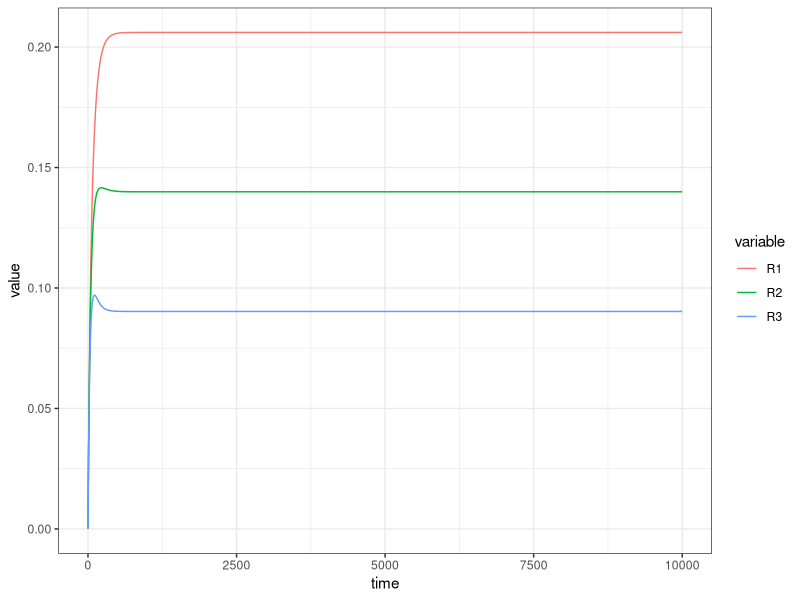
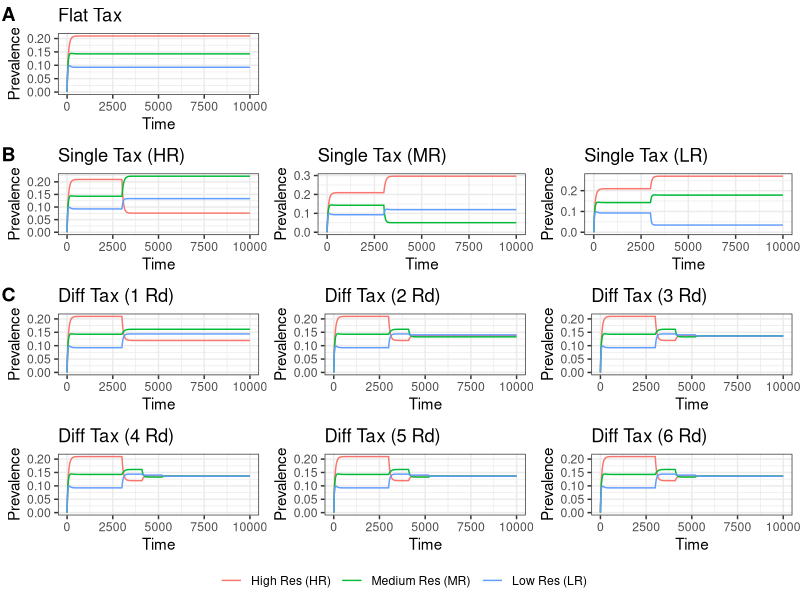

Recreate these plots in R, in order.
library("deSolve"); library("ggplot2"); library("reshape2"); library("ggpubr")
rm(list=ls())

# ODEs --------------------------------------------------------------------

amr <- function(t, y, parms, sigma_use1, sigma_use2, sigma_use3) {
  with(as.list(c(y, parms)), {
    
    #Specify the time-varying functions
    
    sigma_use1 <- sigma_func1(t)
    sigma_use2 <- sigma_func2(t)
    sigma_use3 <- sigma_func3(t)
    
    #ODES Below
    
    dX = lambda - lambda*X - beta*X*(Wt + R1*c1 + R2*c2 + R3*c3 + R12*c12 + R13*c13 + R23*c23 + R123*c123) +
      r_wt*Wt*(1 - (sigma_use1 + sigma_use2 + sigma_use3)) + r_r*R1*(1-(sigma_use2 + sigma_use3)) + r_r*R2*(1-(sigma_use1 + sigma_use3)) + r_r*R3*(1-(sigma_use1 + sigma_use2)) +
      r_rr*R12*(1-sigma_use3) + r_rr*R13*(1-sigma_use2) + r_rr*R23*(1-sigma_use1) + 
      r_rrr*R123 + 
      r_t*(1-rho)*(Wt*(sigma_use1 + sigma_use2 + sigma_use3) + R1*(sigma_use2 + sigma_use3) + 
                     R2*(sigma_use1 + sigma_use3) + R3*(sigma_use1 + sigma_use2) + 
                     R12*sigma_use3 + R13*sigma_use2 + R23*sigma_use1)
    
    dWt = - lambda*Wt + beta*X*Wt - r_wt*Wt*(1 - (sigma_use1 + sigma_use2 + sigma_use3)) - r_t*Wt*(1-rho)*(sigma_use1 + sigma_use2 + sigma_use3) +
      eta_rw*(R1 + R2 + R3 + R12 + R13 + R23 + R123)*(1 - (sigma_use1 + sigma_use2 + sigma_use3)) - 
      eta_wr*Wt*rho*(sigma_use1 + sigma_use2 + sigma_use3)
    
    dR1 = - lambda*R1 + beta*X*R1*c1 - r_t*(1-rho)*(sigma_use2 + sigma_use3)*R1 - r_r*(1-(sigma_use2 + sigma_use3))*R1 - eta_rr*R1*rho*sigma_use2 -
      eta_rr*R1*rho*sigma_use3 - eta_rw*R1*(1 - (sigma_use1 + sigma_use2 + sigma_use3)) + eta_wr*rho*Wt*sigma_use1
    
    dR2 = - lambda*R2 + beta*X*R2*c2 - r_t*(1-rho)*(sigma_use1 + sigma_use3)*R2 - r_r*(1-(sigma_use1 + sigma_use3))*R2 - eta_rr*R2*rho*sigma_use1 -
      eta_rr*R2*rho*sigma_use3 - eta_rw*R2*(1 - (sigma_use1 + sigma_use2 + sigma_use3)) + eta_wr*rho*Wt*sigma_use2
    
    dR3 = - lambda*R3 + beta*X*R3*c3 - r_t*(1-rho)*(sigma_use1 + sigma_use2)*R3 - r_r*(1-(sigma_use1 + sigma_use2))*R3 - eta_rr*R3*rho*sigma_use1 -
      eta_rr*R3*rho*sigma_use2 - eta_rw*R3*(1 - (sigma_use1 + sigma_use2 + sigma_use3)) + eta_wr*rho*Wt*sigma_use3
    
    
    dR12 = - lambda*R12 + beta*X*R12*c12 - r_t*(1-rho)*sigma_use3*R12 - r_rr*(1-sigma_use3)*R12 - eta_rrr*R12*rho*sigma_use3 -
      eta_rw*R12*(1 - (sigma_use1 + sigma_use2 + sigma_use3)) + eta_rr*R1*rho*sigma_use2 + eta_rr*R2*rho*sigma_use1 
    
    dR13 = - lambda*R13 + beta*X*R13*c13 - r_t*(1-rho)*sigma_use2*R13 - r_rr*(1-sigma_use2)*R13 - eta_rrr*R13*rho*sigma_use2 -
      eta_rw*R13*(1 - (sigma_use1 + sigma_use2 + sigma_use3)) + eta_rr*R1*rho*sigma_use3 + eta_rr*R3*rho*sigma_use1 
    
    dR23 = - lambda*R23 + beta*X*R23*c23 - r_t*(1-rho)*sigma_use1*R23 - r_rr*(1-sigma_use1)*R23 - eta_rrr*R23*rho*sigma_use1 -
      eta_rw*R23*(1 - (sigma_use1 + sigma_use2 + sigma_use3)) + eta_rr*R2*rho*sigma_use3 + eta_rr*R3*rho*sigma_use2 
    
    dR123 = - lambda*R123 + beta*X*R123*c123 - r_rrr*R123 - eta_rw*R123*(1 - (sigma_use1 + sigma_use2 + sigma_use3)) + 
      eta_rrr*rho*(sigma_use3*R12 + sigma_use2*R13 + sigma_use1*R23)
    
    return(list(c(dX,dWt,
                  dR1,dR2,dR3,
                  dR12,dR13,dR23,
                  dR123)))
  })
}

# Extract Sigmas for the ApproxFun Function -------------------------------

approx_sigma <- function(sigma_mat){
  
  usage = data.frame("time" = seq(0,10000),
                     "PopUsage1" = c(rep(sigma_mat[1,1], 3000),
                                     rep(sigma_mat[1,2], 365*3), rep(sigma_mat[1,3], 365*3), rep(sigma_mat[1,4], 365*3),
                                     rep(sigma_mat[1,5], 365*3), rep(sigma_mat[1,6], 365*3), rep(sigma_mat[1,7], 10001 - (3000 + (365*3)*5))),
                     
                     "PopUsage2" = c(rep(sigma_mat[2,1], 3000),
                                     rep(sigma_mat[2,2], 365*3), rep(sigma_mat[2,3], 365*3), rep(sigma_mat[2,4], 365*3),
                                     rep(sigma_mat[2,5], 365*3), rep(sigma_mat[2,6], 365*3), rep(sigma_mat[2,7], 10001 - (3000 + (365*3)*5))),
                     
                     "PopUsage3" = c(rep(sigma_mat[3,1], 3000),
                                     rep(sigma_mat[3,2], 365*3), rep(sigma_mat[3,3], 365*3), rep(sigma_mat[3,4], 365*3),
                                     rep(sigma_mat[3,5], 365*3), rep(sigma_mat[3,6], 365*3), rep(sigma_mat[3,7], 10001 - (3000 + (365*3)*5))))
  return(usage)
}

# ODE Wrapper Function ----------------------------------------------------

ode_wrapper <- function(times, y, parms, func, approx_sigma) {
  
  sigma_mat = matrix(c(rep(parms[["sigma1"]], 7),
                       rep(parms[["sigma2"]], 7),
                       rep(parms[["sigma3"]], 7)), 
                     nrow = 3, ncol = 7, byrow = T)
  eff_tax <- parms[["eff_tax"]]; PED <- parms[["PED"]]
  
  if(parms[["int_round"]] > 0 ) {
    for(i in 1:parms[["int_round"]]) {
      stor_sigma <- sigma_mat[,i]
      
      sigma_mat[,(i+1):7] = c(stor_sigma[1]*(1 + ((eff_tax[1,i]*PED[1,1]) + (eff_tax[2,i]*PED[2,1]) + (eff_tax[3,i]*PED[3,1]))),
                              stor_sigma[2]*(1 + ((eff_tax[1,i]*PED[1,2]) + (eff_tax[2,i]*PED[2,2]) + (eff_tax[3,i]*PED[3,2]))),
                              stor_sigma[3]*(1 + ((eff_tax[1,i]*PED[1,3]) + (eff_tax[2,i]*PED[2,3]) + (eff_tax[3,i]*PED[3,3]))))
      
      
      sigma_mat[,(i+1):7][sigma_mat[,(i+1)] < 0.01] <- 0.01
      
      if(colSums(sigma_mat)[i+1] > 1) {
        sigma_mat[,(i+1):7] <- sigma_mat[,i+1]/(sum(sigma_mat[,i+1])+0.01)
      }
    }
  }
  
  parms[["sigma_mat"]] <- sigma_mat
  
  sigma_data <- approx_sigma(sigma_mat)
  
  sigma_func1 <<- approxfun(sigma_data[,c(1,2)], rule = 2)
  sigma_func2 <<- approxfun(sigma_data[,c(1,3)], rule = 2)
  sigma_func3 <<- approxfun(sigma_data[,c(1,4)], rule = 2)
  
  #Run the model 
  out <- data.frame(ode(y = init, func = func, times = times, parms = parms))
  
  n_data <- ncol(out)-1
  
  timing <- t(sapply(1:n_data, function(x)  out[max(which(!is.na(out[,x+1]))),]))
  
  if(timing[1,1] != tail(times,1)) {
    for(i in 1:n_data){
      out[seq(timing[[1]]+2,tail(times,1)+1),i+1] <- timing[i,i+1]
    }
  }
  out[out < 1e-10] <- 0
  
  return(list(out, parms))
}

# Function to Aggregate Resistance ----------------------------------------

agg_func <- function(data) {
  agg_data <- data.frame("time" = data$time,
                         "Susc" = data$X,
                         "WT" = data$Wt, 
                         "R1" = data$R1 + data$R12 + data$R13 + data$R123,
                         "R2" = data$R2 + data$R12 + data$R23 + data$R123,
                         "R3" = data$R3 + data$R13 + data$R23 + data$R123)
  return(agg_data)
}

# Single Taxation Function ------------------------------------------------

single_tax <- function(res_order, tax, parms, init, func, agg_func, ode_wrapper, approx_sigma) {
  
  #First Run
  parms[["base_tax"]] <- tax
  
  run_1rd <- agg_func(ode_wrapper(y = init, func = func, times = seq(0, parms[["t_n"]]), parms = parms, approx_sigma)[[1]])
  values_1rd <- tail(run_1rd, 1)[4:6]
  
  res_order_vec <- c(names(values_1rd)[which.max(values_1rd)],
                     names(values_1rd)[setdiff(1:3, c(which.min(values_1rd), which.max(values_1rd)))],
                     names(values_1rd)[which.min(values_1rd)])[res_order]
  
  parms[["eff_tax"]][as.numeric(substr(res_order_vec, 2, 2)), c(1:6)] <- as.numeric(parms[["base_tax"]])
  parms[["int_round"]] <- 1
  
  #Real Model Run 
  run_real <- ode_wrapper(y = init, func = func, times = seq(0, 10000), parms = parms, approx_sigma)
  return(run_real)
}

# Dual Model --------------------------------------------------------------

multi_int_fun <- function(int_gen, time_between, parms, init, func, agg_func, ode_wrapper, approx_sigma){
  
  parms["time_between"] <- time_between
  
  #First Run
  run_1rd <- agg_func(ode_wrapper(y = init, func = func, times = seq(0, parms[["t_n"]]), parms = parms, approx_sigma)[[1]])
  values_1rd <- tail(run_1rd, 1)[4:6]
  
  low_char_1rd <- names(values_1rd)[which.min(values_1rd)]
  high_char_1rd <- names(values_1rd)[which.max(values_1rd)]
  med_char_1rd <- names(values_1rd)[setdiff(1:3, c(which.min(values_1rd), which.max(values_1rd)))]
  
  parms[["eff_tax"]][as.numeric(substr(low_char_1rd, 2, 2)), c(1:6)] <- as.numeric((parms[["base_tax"]]*(values_1rd[low_char_1rd]/values_1rd[med_char_1rd])))
  parms[["eff_tax"]][as.numeric(substr(high_char_1rd, 2, 2)), c(1:6)] <- as.numeric((parms[["base_tax"]]*(values_1rd[high_char_1rd]/values_1rd[med_char_1rd])))
  parms[["eff_tax"]][as.numeric(substr(med_char_1rd, 2, 2)), c(1:6)] <- as.numeric((parms[["base_tax"]]*(values_1rd[med_char_1rd]/values_1rd[med_char_1rd])))
  parms[["eff_tax"]][parms[["eff_tax"]] < 0.00001] <- 0
  
  #First Round of Diff Taxation
  
  parms[["int_round"]] <- 1
  
  if(int_gen > 1) {
    #All Rounds Above 1
    for(i in 2:int_gen) {
      parms[["int_round"]] <- i-1
      run <- agg_func(ode_wrapper(y = init, func = func, times = seq(0, parms[["t_n"]] + (parms[["time_between"]]*(i-1))), parms = parms, approx_sigma)[[1]])
      values <- tail(run, 1)[4:6]
      
      if(values[1] == 0 & values[2] == 0 & values[3] == 0) {
        parms[["eff_tax"]][,i] <- 0
      } else {
        
        low_char <- names(values)[which.min(values)]
        high_char <- names(values)[which.max(values)]
        med_char <- names(values)[setdiff(1:3, c(which.min(values), which.max(values)))]
        
        parms[["eff_tax"]][as.numeric(substr(low_char, 2, 2)), c((i):6)] <- as.numeric((parms[["base_tax"]]*(tail(run[low_char],1)/values_1rd[med_char_1rd])))
        parms[["eff_tax"]][as.numeric(substr(high_char, 2, 2)), c((i):6)] <- as.numeric((parms[["base_tax"]]*(tail(run[high_char],1)/values_1rd[med_char_1rd])))
        parms[["eff_tax"]][as.numeric(substr(med_char, 2, 2)), c((i):6)] <- as.numeric((parms[["base_tax"]]*(tail(run[med_char],1)/values_1rd[med_char_1rd])))
        parms[["eff_tax"]][parms[["eff_tax"]] < 0.00001] <- 0
      }
      parms[["int_round"]] <- i
    }
  }
  out_run <- ode_wrapper(y = init, func = func, times = seq(0, 10000), parms = parms, approx_sigma)
  return(out_run)
}

# Baseline Parms ----------------------------------------------------------

init <- c(X = 0.99, Wt = 1-0.99, R1 = 0, R2 = 0, R3 = 0,
          R12 = 0, R13 = 0, R23 = 0,
          R123 = 0)

parms = list(lambda = 1/365*(2), int_round = 1, 
             beta = 5, sigma1 = 0.25, sigma2 = 0.25, sigma3 = 0.25,
             r_wt = 1/12, r_r = 1/10,  r_rr = 1/9,  r_rrr = 1/8, 
             r_t = 1/7, eta_wr = 0.3, eta_rw = 0.04, 
             eta_rr = 0.01, eta_rrr = 0.01,  
             c1 = 0.945, c2 = 0.91, c3 = 0.85,
             c12 = 0.845, c13 = 0.81, c23 = 0.75,
             c123 = 0.7,
             PED = matrix(c(-1, 0.5, 0.5, 
                            0.5, -1, 0.5,
                            0.5, 0.5, -1), #Be aware of this matrix
                          nrow = 3, ncol = 3, byrow = T),
             eff_tax = matrix(c(0, 0, 0, 0, 0, 0, 
                                0, 0, 0, 0, 0, 0, 
                                0, 0, 0, 0, 0, 0), 
                              nrow = 3, ncol = 6, byrow = T),
             t_n = 3000, time_between = Inf, rho = 0.05, base_tax = 0.5)

# Baseline Model ----------------------------------------------------------

parms1 <- parms
testrun_flat <- ode_wrapper(y = init, func = amr, times = seq(0, 10000), parms = parms1, approx_sigma)[[1]]
test_run_agg <- agg_func(testrun_flat) 

test_run_agg$AverageRes <- rowMeans(testrun_flat[,4:6])
test_run_agg$TotInf <- rowSums(testrun_flat[,3:10])

parms1 <- parms; parms1[["eff_tax"]][,] <- 0.5; parms1[["int_round"]] <- 1
testrun_flat <- ode_wrapper(y = init, func = amr, times = seq(0, 10000), parms = parms1, approx_sigma)[[1]]
test_plot_flat <- melt(testrun_flat, id.vars = "time", measure.vars = colnames(testrun_flat)[4:6])
ggplot(test_plot_flat, aes(time, value, color = variable)) + geom_line() + theme_bw()

# Intervention Scenarios --------------------------------------------------

#Flat Tax

parms1 <- parms; parms1[["eff_tax"]][,] <- 0.5; parms1[["int_round"]] <- 1
testrun_flat <- list(ode_wrapper(y = init, func = amr, times = seq(0, 10000), parms = parms1, approx_sigma)[[1]])

#Single Tax 
single_list <- list()

for(i in 1:3) {
  parms1 <- parms
  single_list[[i]] <- single_tax(i, 0.5, parms1, init, amr, agg_func, ode_wrapper, approx_sigma)[[1]]
}

#Diff Tax
diff_tax_list <- list()
for(i in 1:6) {
  diff_tax_list[[i]] <- multi_int_fun(i, 365*3, parms, init, amr, agg_func, ode_wrapper, approx_sigma)[[1]]
}

# Plotting the Scenarios --------------------------------------------------

#Create a combined list of all the scenarios
list_scen <- unlist(list(testrun_flat, single_list, diff_tax_list), recursive = FALSE)

melt_data <- list()

#Melt each one
for(i in 1:length(list_scen)) {
  data_agg <- agg_func(list_scen[[i]]) 
  colnames(data_agg)[4:6] <- c("High Res (HR)", "Medium Res (MR)", "Low Res (LR)") 
  melt_data[[i]] <- data.frame(melt(data_agg, id.vars = "time", measure.vars = colnames(data_agg)[4:6]),
                               "scen" = c("flat", "single1", "single2", "single3",
                                          "diff1", "diff2", "diff3", "diff4", "diff5", "diff6")[i])
}

p_data <- list()

#Plotting Loop
for(i in 1:length(melt_data)) {
  data <- melt_data[[i]]
  p_data[[i]] <- ggplot(data, aes(time, value, color = variable)) + geom_line() + theme_bw() + theme(legend.position = "bottom") +
    labs(x = "Time", y = "Prevalence", title = c("Flat Tax",
                                                 "Single Tax (HR)","Single Tax (MR)","Single Tax (LR)",
                                                 "Diff Tax (1 Rd)", "Diff Tax (2 Rd)", "Diff Tax (3 Rd)",
                                                 "Diff Tax (4 Rd)", "Diff Tax (5 Rd)", "Diff Tax (6 Rd)")[i], color = "")
}

ggarrange(p_data[[1]], "", "",
          p_data[[2]], p_data[[3]],p_data[[4]], 
          p_data[[5]], p_data[[6]], p_data[[7]],
          p_data[[8]], p_data[[9]], p_data[[10]],
          labels = c("A", "", "",
                     "B", "", "",
                     "C", "", "",
                     "", "", ""), hjust = -.1,  nrow = 4, ncol = 3, common.legend = T, legend = "bottom")
